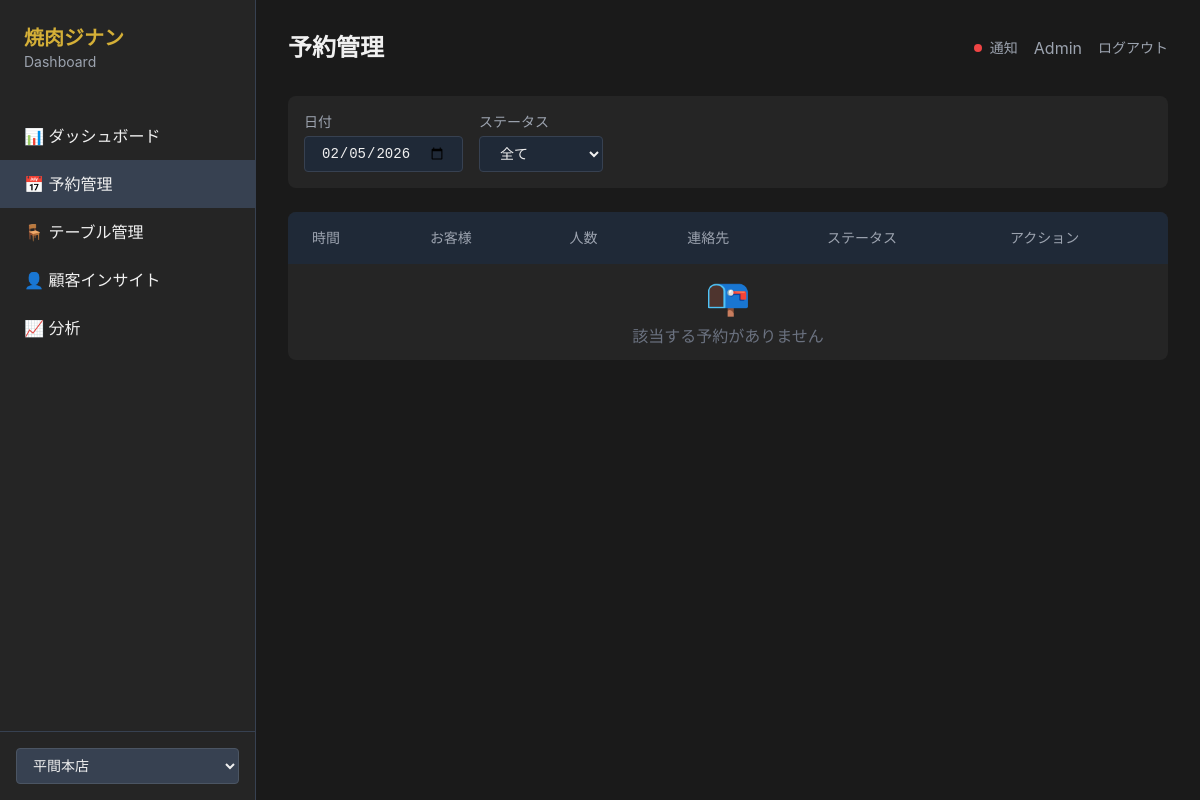
Before: /admin/bookings with the older database file.
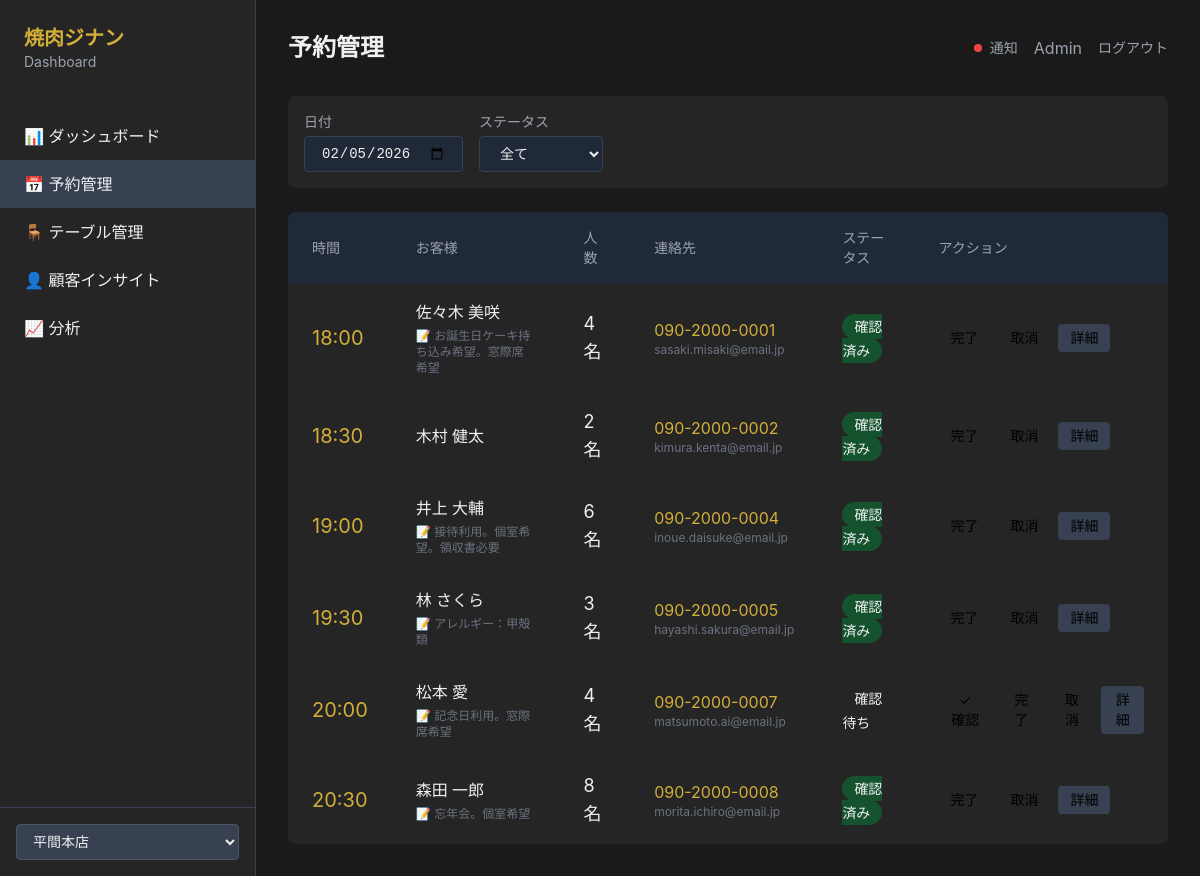
After: the same page with the newer database file.
### backend/app/models/booking.py (models this page shows)
class Booking(Base):
    __tablename__ = "bookings"
    id = Column(String(36), primary_key=True, default=lambda: str(uuid.uuid4()))
    branch_code = Column(String(50), nullable=False, index=True)
    branch_customer_id = Column(String(36), ForeignKey("branch_customers.id"))
    date = Column(Date, nullable=False, index=True)
    time = Column(String(5), nullable=False)  # "18:00"
    guests = Column(Integer, nullable=False)
    guest_name = Column(String(255))
    guest_phone = Column(String(20))
    guest_email = Column(String(255))
    status = Column(String(20), default=BookingStatus.PENDING.value)
    note = Column(String(1000))  # Customer request
    staff_note = Column(String(1000))  # Internal note
    checked_in_at = Column(DateTime(timezone=True))  # Check-in timestamp
    source = Column(String(50), default="web")  # 'web', 'chat', 'phone'
    created_at = Column(DateTime(timezone=True), server_default=func.now())
    updated_at = Column(DateTime(timezone=True), onupdate=func.now())
    branch_customer = relationship("BranchCustomer")

### backend/app/routers/dashboard.py (the view)
@router.get("/bookings", response_class=HTMLResponse)
async def bookings_list(
    request: Request,
    db: AsyncSession = Depends(get_db),
    branch_code: str = Query(default="jinan"),
    booking_date: Optional[str] = None,
    status: Optional[str] = None,
):
    query = select(Booking).where(Booking.branch_code == branch_code)
    filter_date = date.today()
    if booking_date:
        try:
            filter_date = datetime.strptime(booking_date, "%Y-%m-%d").date()
        except ValueError:
            pass
    query = query.where(Booking.date == filter_date)
    if status:
        query = query.where(Booking.status == status)
    query = query.order_by(Booking.time)
    result = await db.execute(query)
    bookings = result.scalars().all()
    return templates.TemplateResponse("dashboard/bookings.html", {
        "request": request,
        "active": "bookings",
        "bookings": bookings,
        "filter_date": filter_date,
        "filter_status": status,
        "branch_code": branch_code,
    })

### backend/app/database.py (called while the page is built)
async def get_db():
    async with AsyncSessionLocal() as session:
        try:
            yield session
        finally:
            await session.close()

### dashboard/templates/dashboard/bookings.html (shortened to what this page needs)
{% extends "base.html" %}
{% block header %}予約管理{% endblock %}
{% block content %}
<div class="card p-4 mb-6">
    <form class="flex flex-wrap gap-4 items-center">
        <div>
            <label class="text-sm text-gray-400 block mb-1">日付</label>
            <input type="date"
                   name="booking_date"
                   value="{{ filter_date }}"
                   class="bg-gray-800 border border-gray-700 rounded px-4 py-2"
                   hx-get="/admin/bookings"
                   hx-target="#bookings-table"
                   hx-trigger="change"
                   hx-include="[name='status'],[name='branch_code']">
        </div>
        <div>
            <label class="text-sm text-gray-400 block mb-1">ステータス</label>
            <select name="status"
                    class="bg-gray-800 border border-gray-700 rounded px-4 py-2"
                    hx-get="/admin/bookings"
                    hx-target="#bookings-table"
                    hx-trigger="change"
                    hx-include="[name='booking_date'],[name='branch_code']">
                <option value="">全て</option>
            </select>
        </div>
    </form>
</div>
<div class="card overflow-hidden" id="bookings-table">
    <table class="w-full">
        <thead class="bg-gray-800">
            <tr>
                <th class="text-left px-6 py-4 text-sm font-medium text-gray-400">時間</th>
                <th class="text-left px-6 py-4 text-sm font-medium text-gray-400">お客様</th>
                <th class="text-left px-6 py-4 text-sm font-medium text-gray-400">人数</th>
                <th class="text-left px-6 py-4 text-sm font-medium text-gray-400">連絡先</th>
                <th class="text-left px-6 py-4 text-sm font-medium text-gray-400">ステータス</th>
                <th class="text-left px-6 py-4 text-sm font-medium text-gray-400">アクション</th>
            </tr>
        </thead>
        <tbody class="divide-y divide-gray-700">
            {% for booking in bookings %}
            {% include "dashboard/partials/booking_row.html" %}
            {% else %}
            <tr>
                <td colspan="6" class="px-6 py-12 text-center text-gray-500">
                    <div class="text-4xl mb-2">📭</div>
                    <p>該当する予約がありません</p>
                </td>
            </tr>
            {% endfor %}
        </tbody>
    </table>
</div>
{% endblock %}

### dashboard/templates/dashboard/partials/booking_row.html
<tr id="booking-{{ booking.id }}">
    <td class="px-6 py-4">
        <span class="text-xl font-mono text-primary">{{ booking.time }}</span>
    </td>
    <td class="px-6 py-4">
        <div class="font-medium">{{ booking.guest_name }}</div>
        {% if booking.note %}
        <div class="text-xs text-gray-500 mt-1">📝 {{ booking.note[:30] }}{% if booking.note|length > 30 %}...{% endif %}</div>
        {% endif %}
    </td>
    <td class="px-6 py-4">
        <span class="text-lg">{{ booking.guests }}名</span>
    </td>
    <td class="px-6 py-4">
        <a href="tel:{{ booking.guest_phone }}" class="text-primary hover:underline">
            {{ booking.guest_phone }}
        </a>
        {% if booking.guest_email %}
        <div class="text-xs text-gray-500">{{ booking.guest_email }}</div>
        {% endif %}
    </td>
    <td class="px-6 py-4">
        {% if booking.status == 'confirmed' %}
        <span class="px-3 py-1 bg-green-900 text-green-300 text-sm rounded-full">確認済み</span>
        {% elif booking.status == 'pending' %}
        <span class="px-3 py-1 bg-yellow-900 text-yellow-300 text-sm rounded-full">確認待ち</span>
        {% elif booking.status == 'completed' %}
        <span class="px-3 py-1 bg-blue-900 text-blue-300 text-sm rounded-full">完了</span>
        {% elif booking.status == 'cancelled' %}
        <span class="px-3 py-1 bg-red-900 text-red-300 text-sm rounded-full">キャンセル</span>
        {% elif booking.status == 'no_show' %}
        <span class="px-3 py-1 bg-gray-700 text-gray-400 text-sm rounded-full">No Show</span>
        {% endif %}
    </td>
    <td class="px-6 py-4">
        <div class="flex gap-2">
            {% if booking.status == 'pending' %}
            <button class="px-3 py-1 bg-green-700 hover:bg-green-600 text-sm rounded transition"
                    hx-put="/admin/bookings/{{ booking.id }}/status"
                    hx-vals='{"status": "confirmed"}'
                    hx-target="#booking-{{ booking.id }}"
                    hx-swap="outerHTML">
                ✓ 確認
            </button>
            {% endif %}
            {% if booking.status in ['pending', 'confirmed'] %}
            <button class="px-3 py-1 bg-blue-700 hover:bg-blue-600 text-sm rounded transition"
                    hx-put="/admin/bookings/{{ booking.id }}/status"
                    hx-vals='{"status": "completed"}'
                    hx-target="#booking-{{ booking.id }}"
                    hx-swap="outerHTML">
                完了
            </button>
            <button class="px-3 py-1 bg-red-700 hover:bg-red-600 text-sm rounded transition"
                    hx-put="/admin/bookings/{{ booking.id }}/status"
                    hx-vals='{"status": "cancelled"}'
                    hx-target="#booking-{{ booking.id }}"
                    hx-swap="outerHTML"
                    hx-confirm="キャンセルしますか？">
                取消
            </button>
            {% endif %}
            <button class="px-3 py-1 bg-gray-700 hover:bg-gray-600 text-sm rounded transition"
                    hx-get="/admin/bookings/{{ booking.id }}"
                    hx-target="#modal-content"
                    onclick="document.getElementById('modal').classList.remove('hidden')">
                詳細
            </button>
        </div>
    </td>
</tr>

Changed rows visible on the page:
added Booking: time "18:00", guest_name "佐々木 美咲", note "お誕生日ケーキ持ち込み希望。窓際席希望", guests "4", guest_phone "090-2000-0001", guest_email "sasaki.misaki@email.jp", status "確認済み"
added Booking: time "18:30", guest_name "木村 健太", guests "2", guest_phone "090-2000-0002", guest_email "kimura.kenta@email.jp", status "確認済み"
added Booking: time "19:00", guest_name "井上 大輔", note "接待利用。個室希望。領収書必要", guests "6", guest_phone "090-2000-0004", guest_email "inoue.daisuke@email.jp", status "確認済み"
added Booking: time "19:30", guest_name "林 さくら", note "アレルギー：甲殻類", guests "3", guest_phone "090-2000-0005", guest_email "hayashi.sakura@email.jp", status "確認済み"
added Booking: time "20:00", guest_name "松本 愛", note "記念日利用。窓際席希望", guests "4", guest_phone "090-2000-0007", guest_email "matsumoto.ai@email.jp", status "確認待ち"
added Booking: time "20:30", guest_name "森田 一郎", note "忘年会。個室希望", guests "8", guest_phone "090-2000-0008", guest_email "morita.ichiro@email.jp", status "確認済み"
Other visible differences:
text no longer shown: "📭 該当する予約がありません"
